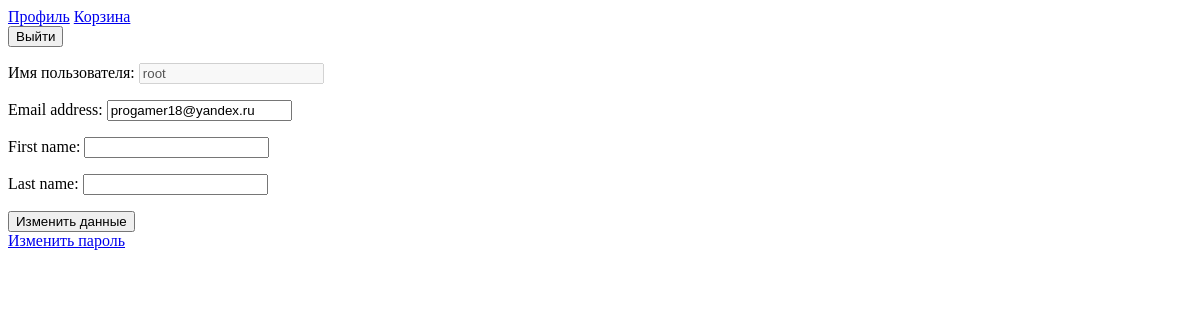
/users/profile/ (signed in), run on an earlier commit of the app's database.
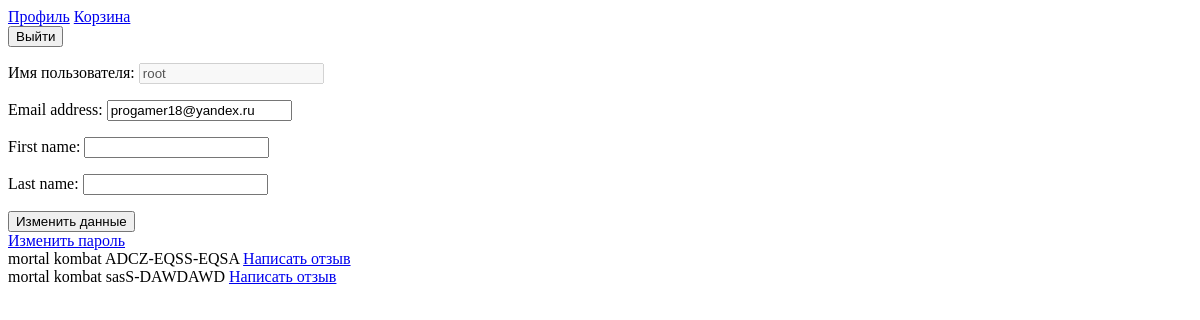
And on a later commit of the database.
### denisshop/models.py (models this page shows, shortened)
class Key(models.Model):
    key = models.CharField(max_length=64, unique=True, verbose_name='Ключ')
    slug = models.SlugField(max_length=64, blank=True, unique=True)
    game = models.ForeignKey('Game', on_delete=models.CASCADE, verbose_name='Игра', related_name='keys')
    user = models.ForeignKey(get_user_model(), on_delete=models.DO_NOTHING,
                             null=True, blank=True, default=None, verbose_name='Владелец')
    class Meta:
        verbose_name = 'Ключ'
        verbose_name_plural = 'Ключи'

class Game(models.Model):
    title = models.CharField(max_length=128, verbose_name='Название')
    slug = models.SlugField(max_length=256,blank=True, unique=True, verbose_name='Слаг')
    description = models.TextField(verbose_name='Описание')
    price = models.FloatField(verbose_name='Цена')
    sale_price = models.FloatField(blank=True, null=True, verbose_name='Цена со скидкой')
    processor = models.CharField(max_length=64, verbose_name='Процессор')
    ozu = models.PositiveIntegerField(verbose_name='Оперативная память')
    videocard = models.CharField(verbose_name='Видеокарта')
    hard_space = models.PositiveIntegerField(verbose_name='Жесткий диск')
    platform = models.ManyToManyField('Platform', related_name='games', verbose_name='Платформы')
    genres = models.ManyToManyField('Genre', related_name='games', verbose_name='Жанры')
    series = models.ForeignKey('Series',null=True, on_delete=models.SET_NULL, verbose_name='Серия')
    release = models.DateField(verbose_name='Дата выхода')
    class Meta:
        verbose_name = 'Игра'
        verbose_name_plural = 'Игры'

### users/views.py (the view)
# urls.py: path('profile/', views.ProfileUser.as_view(), name='profile'),
class ProfileUser(LoginRequiredMixin, UpdateView):
    form_class = ProfileForm
    template_name = 'users/profile.html'
    def get_context_data(self, **kwargs):
        context = super().get_context_data(**kwargs)
        context['title'] = 'Профиль'
        context['keys'] = Key.objects.filter(user = self.request.user)
        return context
    def get_object(self, queryset=None):
        return get_user_model().objects.get(pk=self.request.user.pk)

### users/forms.py
class ProfileForm(forms.ModelForm):
    username = forms.CharField(disabled=True, label='Имя пользователя')
    class Meta:
        model = get_user_model()
        fields = ['username', 'email', 'first_name', 'last_name']

### users/templates/users/profile.html (shortened to what this page needs)
{% extends 'base.html'%}
{% block content %}
<form action="" method="post">
    {{form.as_p}}
    <button type="submit">Изменить данные</button>
</form>
<a href="{% url 'users:password_change' %}">Изменить пароль</a>
{% for key in keys %}
<div>{{key.game.title}}  {{key.key}}
    {% if not key.review %}
    <a href="{% url 'add_review' key.slug %}">Написать отзыв</a>
    {% endif %}
</div>
{% endfor %}
{% endblock %}

### templates/base.html (shortened to what this page needs)
<!DOCTYPE html>
<html lang="ru">
<head>
</head>
<body>
  {% if user.is_authenticated %}
      <a href="{% url 'users:profile' %}">Профиль</a>
      <a href="{% url 'cart:show_cart' %}">Корзина</a>
      <form action="{% url 'users:logout' %}" method="post">
          <button type="submit">Выйти</button>
      </form>
  {% else %}
      <div><a href="{% url 'users:login' %}">Войти</a></div>
  {% endif %}
  {% block content %}{% endblock %}
</body>
</html>

What changed in the data, as far as the page shows it:
now on this page (row edited): Key: game "mortal kombat", key "ADCZ-EQSS-EQSA", shows "Написать отзыв"
now on this page (row edited): Key: game "mortal kombat", key "sasS-DAWDAWD", shows "Написать отзыв"
